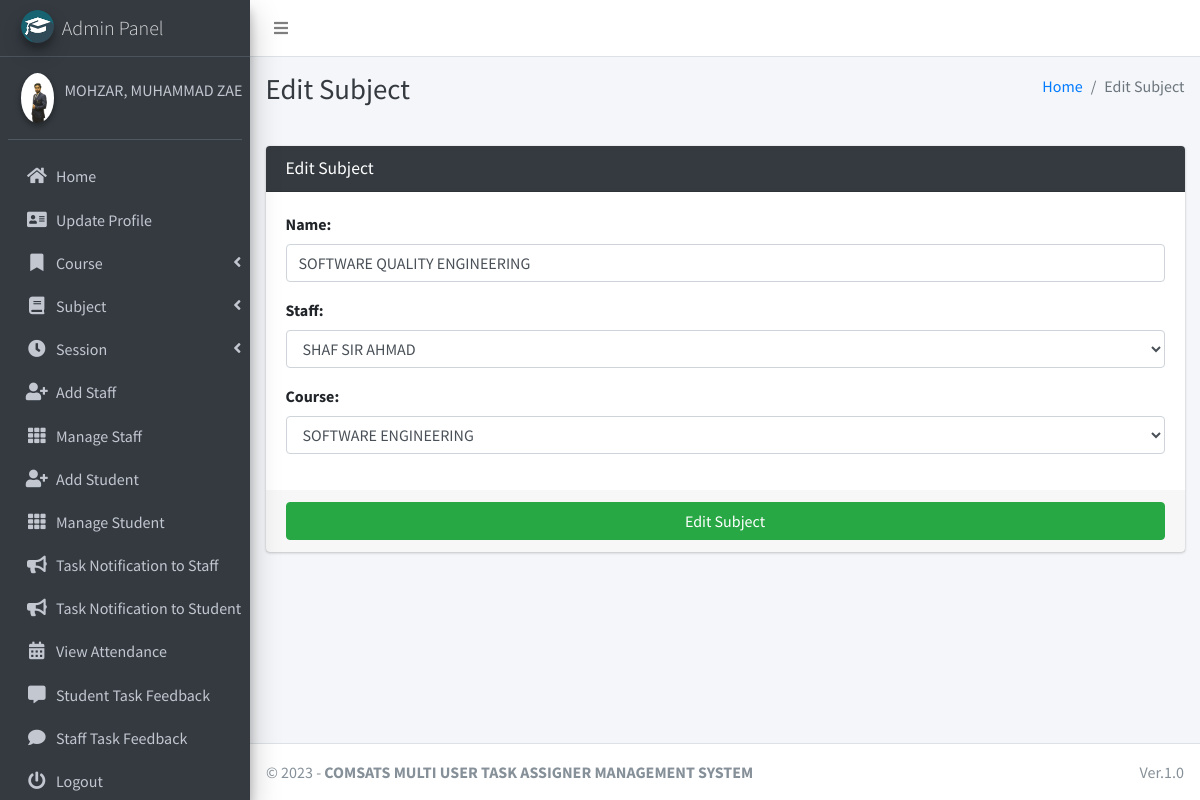
/subject/edit/1 (signed in), run on the app's committed database.
### main_app/models.py (models this page shows, shortened)
class CustomUser(AbstractUser):
    USER_TYPE = ((1, "HOD"), (2, "Staff"), (3, "Student"))
    GENDER = [("M", "Male"), ("F", "Female")]
    username = None  # Removed username, using email instead
    email = models.EmailField(unique=True)
    user_type = models.CharField(default=1, choices=USER_TYPE, max_length=1)
    gender = models.CharField(max_length=1, choices=GENDER)
    profile_pic = models.ImageField()
    address = models.TextField()
    fcm_token = models.TextField(default="")  # For firebase notifications
    created_at = models.DateTimeField(auto_now_add=True)
    updated_at = models.DateTimeField(auto_now=True)
    USERNAME_FIELD = "email"
    REQUIRED_FIELDS = []
    objects = CustomUserManager()
    def __str__(self):
        return self.last_name + ", " + self.first_name

class Subject(models.Model):
    name = models.CharField(max_length=120)
    staff = models.ForeignKey(Staff,on_delete=models.CASCADE,)
    course = models.ForeignKey(Course, on_delete=models.CASCADE)
    updated_at = models.DateTimeField(auto_now=True)
    created_at = models.DateTimeField(auto_now_add=True)

### main_app/hod_views.py (the view, shortened to what this page needs)
def edit_subject(request, subject_id):
    instance = get_object_or_404(Subject, id=subject_id)
    form = SubjectForm(request.POST or None, instance=instance)
    context = {
        'form': form,
        'subject_id': subject_id,
        'page_title': 'Edit Subject'
    }
    return render(request, 'hod_template/edit_subject_template.html', context)

### main_app/forms.py
class SubjectForm(FormSettings):
    def __init__(self, *args, **kwargs):
        super(SubjectForm, self).__init__(*args, **kwargs)
    class Meta:
        model = Subject
        fields = ['name', 'staff', 'course']

### main_app/models.py (called while the page is built)
    def __str__(self):
        return self.name

    def __str__(self):
        return self.admin.last_name + " " + self.admin.first_name

### main_app/templates/hod_template/edit_subject_template.html
{% extends 'main_app/base.html' %}
{% load static %}
{% block page_title %}{{page_title}}{% endblock page_title %}
{% block content %}
<section class="content">
    <div class="container-fluid">
        <div class="row">
            <div class="col-md-12">
                <div class="card card-dark">
                    <div class="card-header">
                        <h3 class="card-title">{{page_title}}</h3>
                    </div>
                    {% include "main_app/form_template.html" with messages=messages  form=form button_text="Edit Subject"%}
                </div>
            </div>
        </div>
    </div>
</section>
{% endblock content %}

### main_app/templates/main_app/sidebar_template.html (shortened to what this page needs)
{% load static %}
<aside class="main-sidebar sidebar-dark-info elevation-4">
    {% if request.user.user_type == '1' %}
    <a href="{% url 'admin_home' %}" class="brand-link">
        <img src="{% static 'dist/img/cmsl.png' %} " alt="Admin Logo"
            class="brand-image img-circle elevation-3" >
        <span class="brand-text font-weight-light">Admin Panel</span>
    </a>
    <div class="sidebar">
        <div class="user-panel mt-3 pb-3 mb-3 d-flex">
            <div class="image">
                <img src="{{ request.user.profile_pic}}" class="img-circle elevation-2" alt="User Image">
            </div>
            <div class="info">
                <a href="#" class="d-block">{{user}}</a>
            </div>
        </div>
        <nav class="mt-2">
            <ul class="nav nav-pills nav-sidebar flex-column" data-widget="treeview" role="menu" data-accordion="false">
                <li class="nav-item">
                    {% url 'admin_home' as admin_home %}
                    <a href="{{admin_home}}" class="nav-link {% if admin_home == request.path %} active {% endif %}">
                        <i class="nav-icon fas fa-home"></i>
                        <p>
                            Home
                        </p>
                    </a>
                </li>
                <li class="nav-item">
                    {% url 'admin_view_profile' as admin_view_profile %}
                    <a href="{{admin_view_profile}}"
                        class="nav-link {% if admin_view_profile == request.path %} active {% endif %}">
                        <i class="nav-icon fas fa-address-card"></i>
                        <p>
                            Update Profile
                        </p>
                    </a>
                </li>
                <li class="nav-item has-treeview">
                    <a href="#" class="nav-link">
                        <i class="nav-icon fas fa-bookmark"></i>
                        <p>
                            Course
                            <i class="fas fa-angle-left right"></i>
                        </p>
                    </a>
                </li>
                <li class="nav-item has-treeview">
                    <a href="#" class="nav-link">
                        <i class="nav-icon fas fa-book"></i>
                        <p>
                            Subject
                            <i class="fas fa-angle-left right"></i>
                        </p>
                    </a>
                </li>
                <li class="nav-item has-treeview">
                    <a href="#" class="nav-link">
                        <i class="nav-icon fas fa-clock"></i>
                        <p>
                            Session
                            <i class="fas fa-angle-left right"></i>
                        </p>
                    </a>
                </li>
                <li class="nav-item">
                    {% url 'add_staff' as add_staff %}
                    <a href="{{add_staff}}" class="nav-link {% if add_staff == request.path %} active {% endif %}">
                        <i class="nav-icon fas fa-user-plus"></i>
                        <p>
                            Add Staff
                        </p>
                    </a>
                </li>
                <li class="nav-item">
                    {% url 'manage_staff' as manage_staff %}
                    {% url 'edit_staff' staff_id as edit_staff %}
                    <a href="{{manage_staff}}"
                        class="nav-link {% if manage_staff == request.path or request.path == edit_staff %} active {% endif %}">
                        <i class="nav-icon fas fa-th"></i>
                        <p>
                            Manage Staff
                        </p>
                    </a>
                </li>
                <li class="nav-item">
                    {% url 'add_student' as add_student%}
                    <a href="{{add_student}}" class="nav-link  {% if add_student == request.path %} active {% endif %}">
                        <i class="nav-icon fas fa-user-plus"></i>
                        <p>
                            Add Student
                        </p>
                    </a>
                </li>
                <li class="nav-item">
                    {% url 'manage_student' as manage_student %}
                    {% url 'edit_student' student_id as edit_student %}
                    <a href="{{manage_student}}"
                        class="nav-link  {% if edit_student == request.path or manage_student == request.path %} active {% endif %}">
                        <i class="nav-icon fas fa-th"></i>
                        <p>
                            Manage Student
                        </p>
                    </a>
                </li>
                <li class="nav-item">
                    {% url 'admin_notify_staff' as admin_notify_staff %}
                    <a href="{{admin_notify_staff}}"
                        class="nav-link {% if admin_notify_staff == request.path %} active {% endif %}">
                        <i class="nav-icon fas fa-bullhorn"></i>
                        <p>
                           Task Notification to Staff
                        </p>
                    </a>
                </li>
                <li class="nav-item">
                    {% url 'admin_notify_student' as admin_notify_student %}
                    <a href="{{admin_notify_student}}"
                        class="nav-link {% if admin_notify_student == request.path %} active {% endif %}">
                        <i class="nav-icon fas fa-bullhorn"></i>
                        <p>
                            Task Notification to Student
                        </p>
                    </a>
                </li>
                <li class="nav-item">
                    {% url 'admin_view_attendance' as admin_view_attendance %}
                <li class="nav-item">
                    <a href="{{admin_view_attendance}}"
                        class="nav-link  {% if admin_view_attendance == request.path %} active {% endif %}">
                        <i class="nav-icon fas fa-calendar-alt"></i>
                        <p>
                            View Attendance
                        </p>
                    </a>
                </li>
                <li class="nav-item">
                    {% url 'student_feedback_message' as student_feedback_message %}
                    <a href="{{ student_feedback_message }}"
                        class="nav-link  {% if student_feedback_message == request.path %} active {% endif %}">
                        <i class="nav-icon fas fa-comment-alt"></i>
                        <p>
                            Student Task Feedback
                        </p>
                    </a>
                </li>
                <li class="nav-item">
                    {% url 'staff_feedback_message' as staff_feedback_message %}
                    <a href="{{staff_feedback_message}}"
                        class="nav-link   {% if staff_feedback_message == request.path %} active {% endif %}">
                        <i class="nav-icon fas fa-comment"></i>
                        <p>
                            Staff Task Feedback
                        </p>
                    </a>
                </li>
                                        {% endif %}
                                        <li class="nav-item">
                                            <a href="{% url 'user_logout' %}"
                                                onclick="return confirm('Your session would be terminated.\n\nProceed?')"
                                                class="nav-link">
                                                <i class="nav-icon fas fa-power-off"></i>
                                                <p>
                                                    Logout
                                                </p>
                                            </a>
                                        </li>
                                    </ul>
                                </nav>
                            </div>
</aside>

### main_app/templates/main_app/form_template.html (shortened to what this page needs)
<form role="form" method="POST" enctype="multipart/form-data">
    <div class="card-body">
        {% for field in form  %}
        <div class="form-group">
            {{field.label_tag}}
            {{field}}
        </div>
        {% endfor %}
    </div>
    <div class="card-footer">
        <button type="submit" class="btn btn-success btn-block">
            {% if button_text %}
            {{button_text}}
            {% else %}
            Submit
            {% endif %}
        </button>
    </div>
</form>

### data on the page
CustomUser: user.profile_pic (picture), last_name+first_name "MOHZAR, MUHAMMAD…"
Subject: form "SOFTWARE QUALITY ENGINEERING" "SHAF SIR AHMAD" "SOFTWARE ENGINEERING"

### other printed values
{{ page_title }} "Edit Subject"
{{ field.label_tag }} "Name:" "Staff:" "Course:"
{{ button_text }} "Edit Subject"
